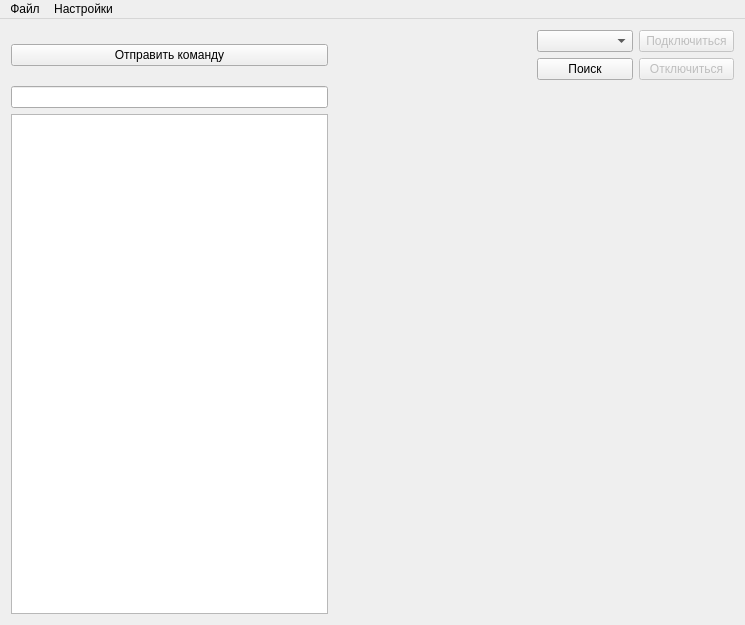
<?xml version="1.0" encoding="UTF-8"?>
<ui version="4.0">
 <class>AMP</class>
 <widget class="QMainWindow" name="AMP">
  <property name="geometry">
   <rect>
    <x>0</x>
    <y>0</y>
    <width>745</width>
    <height>625</height>
   </rect>
  </property>
  <property name="windowTitle">
   <string>AMP</string>
  </property>
  <widget class="QWidget" name="centralWidget">
   <layout class="QGridLayout" name="gridLayout">
    <item row="5" column="0">
     <widget class="QLineEdit" name="sendString">
      <property name="maximumSize">
       <size>
        <width>350</width>
        <height>16777215</height>
       </size>
      </property>
      <property name="toolTip">
       <string/>
      </property>
     </widget>
    </item>
    <item row="11" column="0">
     <widget class="QTextBrowser" name="textBrowser">
      <property name="maximumSize">
       <size>
        <width>350</width>
        <height>16777215</height>
       </size>
      </property>
     </widget>
    </item>
    <item row="4" column="2">
     <layout class="QGridLayout" name="gridLayoutCentral">
      <item row="0" column="0">
       <widget class="QComboBox" name="AmpPortBox">
        <property name="enabled">
         <bool>true</bool>
        </property>
       </widget>
      </item>
      <item row="1" column="0">
       <widget class="QPushButton" name="searchAmpButton">
        <property name="text">
         <string>Поиск</string>
        </property>
       </widget>
      </item>
      <item row="1" column="1">
       <widget class="QPushButton" name="disconnectAmpButton">
        <property name="enabled">
         <bool>false</bool>
        </property>
        <property name="text">
         <string>Отключиться</string>
        </property>
       </widget>
      </item>
      <item row="0" column="1">
       <widget class="QPushButton" name="connectAmpButton">
        <property name="enabled">
         <bool>false</bool>
        </property>
        <property name="text">
         <string>Подключиться</string>
        </property>
       </widget>
      </item>
     </layout>
    </item>
    <item row="4" column="1">
     <layout class="QGridLayout" name="gridLayoutMod"/>
    </item>
    <item row="4" column="0">
     <widget class="QPushButton" name="sendAmpButton">
      <property name="maximumSize">
       <size>
        <width>350</width>
        <height>16777215</height>
       </size>
      </property>
      <property name="text">
       <string>Отправить команду</string>
      </property>
     </widget>
    </item>
    <item row="5" column="1">
     <widget class="QLabel" name="labelModChange">
      <property name="text">
       <string/>
      </property>
      <property name="alignment">
       <set>Qt::AlignCenter</set>
      </property>
     </widget>
    </item>
    <item row="11" column="1" colspan="2">
     <widget class="QCustomPlot" name="graphic" native="true">
      <property name="sizePolicy">
       <sizepolicy hsizetype="Expanding" vsizetype="Expanding">
        <horstretch>0</horstretch>
        <verstretch>0</verstretch>
       </sizepolicy>
      </property>
      <property name="minimumSize">
       <size>
        <width>400</width>
        <height>500</height>
       </size>
      </property>
     </widget>
    </item>
   </layout>
  </widget>
  <widget class="QMenuBar" name="menuBar">
   <property name="geometry">
    <rect>
     <x>0</x>
     <y>0</y>
     <width>745</width>
     <height>21</height>
    </rect>
   </property>
   <widget class="QMenu" name="menuFile">
    <property name="title">
     <string>Файл</string>
    </property>
    <addaction name="saveGraph"/>
    <addaction name="saveText"/>
   </widget>
   <widget class="QMenu" name="menu">
    <property name="title">
     <string>Настройки</string>
    </property>
    <widget class="QMenu" name="menuChangeMod">
     <property name="title">
      <string>Выбор режима</string>
     </property>
     <property name="toolTipsVisible">
      <bool>true</bool>
     </property>
     <addaction name="setMod_0"/>
     <addaction name="setMod_1"/>
     <addaction name="setMod_2"/>
    </widget>
    <addaction name="menuChangeMod"/>
    <addaction name="actionClean"/>
   </widget>
   <addaction name="menuFile"/>
   <addaction name="menu"/>
  </widget>
  <action name="setMod_0">
   <property name="text">
    <string>ВАХ</string>
   </property>
   <property name="toolTip">
    <string>Вольт-амперная хар-ка</string>
   </property>
  </action>
  <action name="setMod_1">
   <property name="text">
    <string>ТАХ</string>
   </property>
   <property name="toolTip">
    <string>Термо-амперная хар-ка</string>
   </property>
  </action>
  <action name="setMod_2">
   <property name="text">
    <string>АВХ</string>
   </property>
   <property name="toolTip">
    <string>Ампер-временная хар-ка</string>
   </property>
  </action>
  <action name="actionClean">
   <property name="text">
    <string>Отчистить</string>
   </property>
  </action>
  <action name="saveGraph">
   <property name="text">
    <string>Сохранить график</string>
   </property>
  </action>
  <action name="saveText">
   <property name="text">
    <string>Сохранить текстовый файл</string>
   </property>
  </action>
 </widget>
 <layoutdefault spacing="6" margin="11"/>
 <customwidgets>
  <customwidget>
   <class>QCustomPlot</class>
   <extends>QWidget</extends>
   <header>qcustomplot.h</header>
   <container>1</container>
  </customwidget>
 </customwidgets>
 <resources/>
 <connections/>
</ui>
